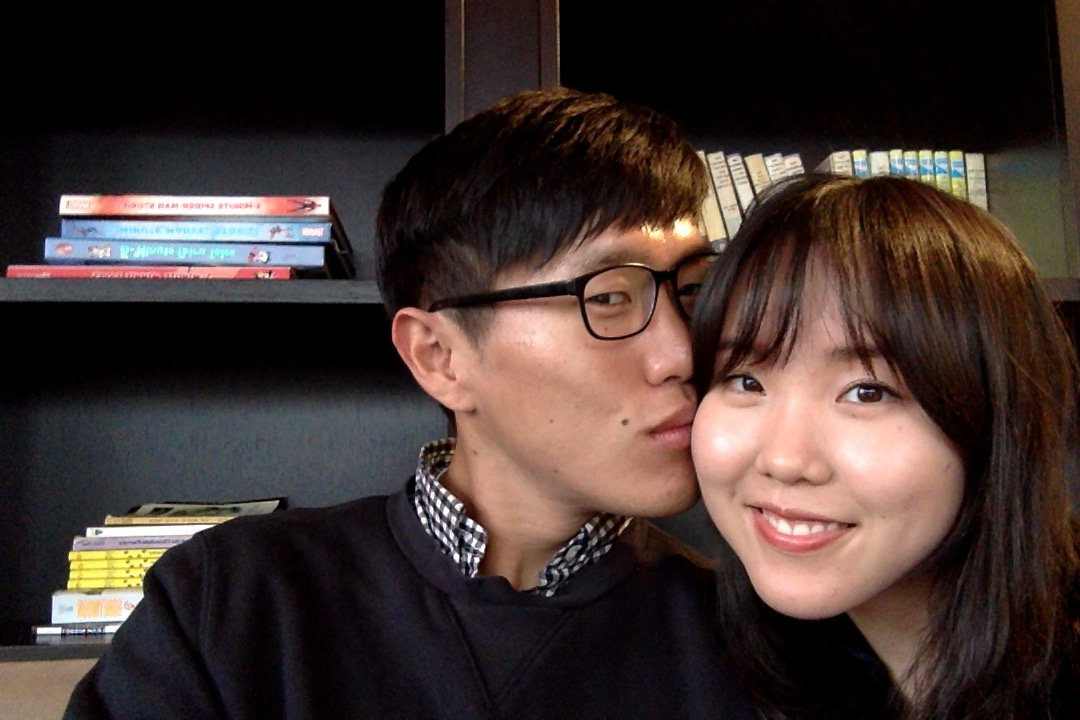
#> input picture Program/sg.jpg, 1080 x 720 px
$ jupyter execute --allow-errors Untitled0.ipynb   (shell and % lines are left out)
#> lines starting #> are read from the running program, lines starting #| are printed output that depends on the picture
[cell 1]
%pylab inline

[cell 2]
import numpy as np

[cell 3]
from SimPEG import Mesh, Utils

#> (a cell that did not finish here is left out)

#> (a cell that did not finish here is left out)

#> (a cell that did not finish here is left out)

#> (a cell that did not finish here is left out)

[cell 8]
import Image

[cell 9]
img = Image.open("sg.jpg")
#> img is the input picture: PIL image 1080x720 RGB; mean R, G, B 65.5, 51.4, 47.7

[cell 10]
img_array = np.asarray(img.convert('L'))
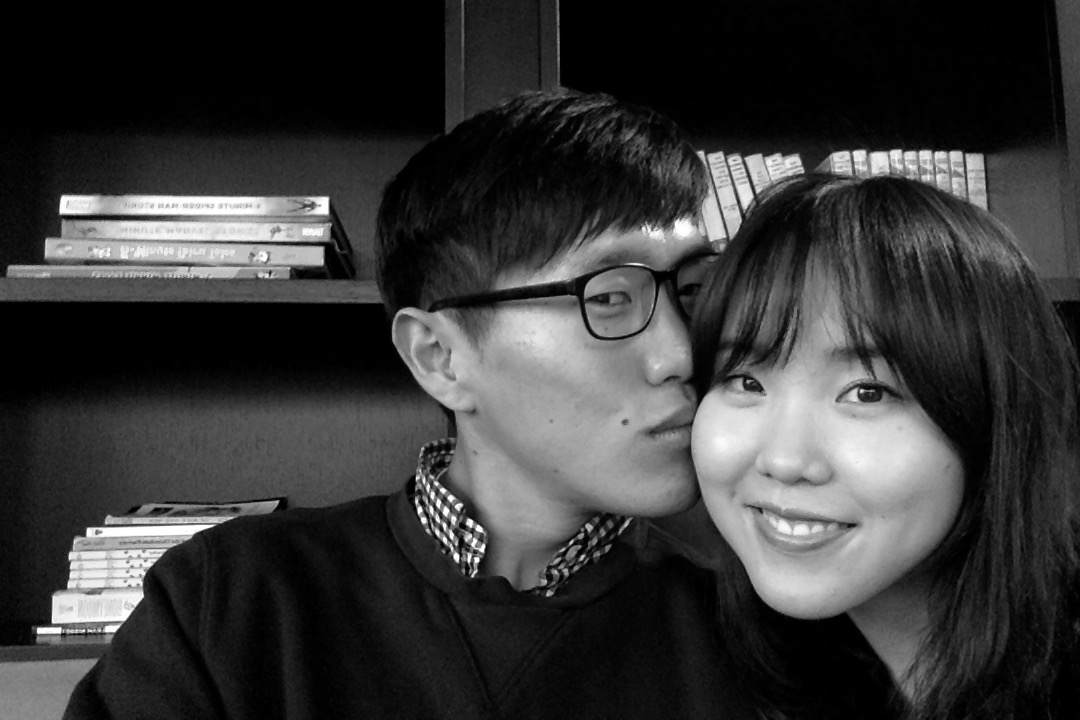
#> img_array: shape (720, 1080); min 0, max 255, mean 55.2

[cell 11]
# plt.imshow(img_array, cmap = 'rainbow')
# plt.imshow(img_array, cmap = 'RdPu')
plt.imshow(1./(img_array+40.), cmap = 'RdPu')
# plt.imshow(1./(img_array+40.), cmap = 'Spectral')
# plt.colo|rbar()
plt.xticks([])
plt.yticks([])
plt.savefig('sg.png')
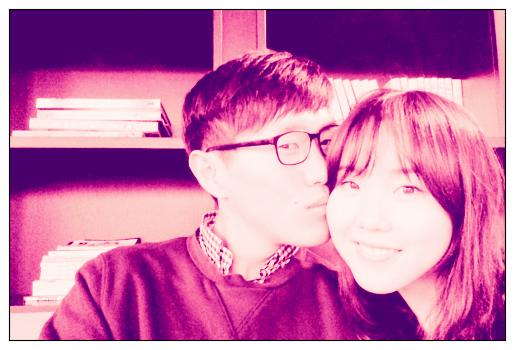
#> figure drawn by matplotlib, 1 panel
